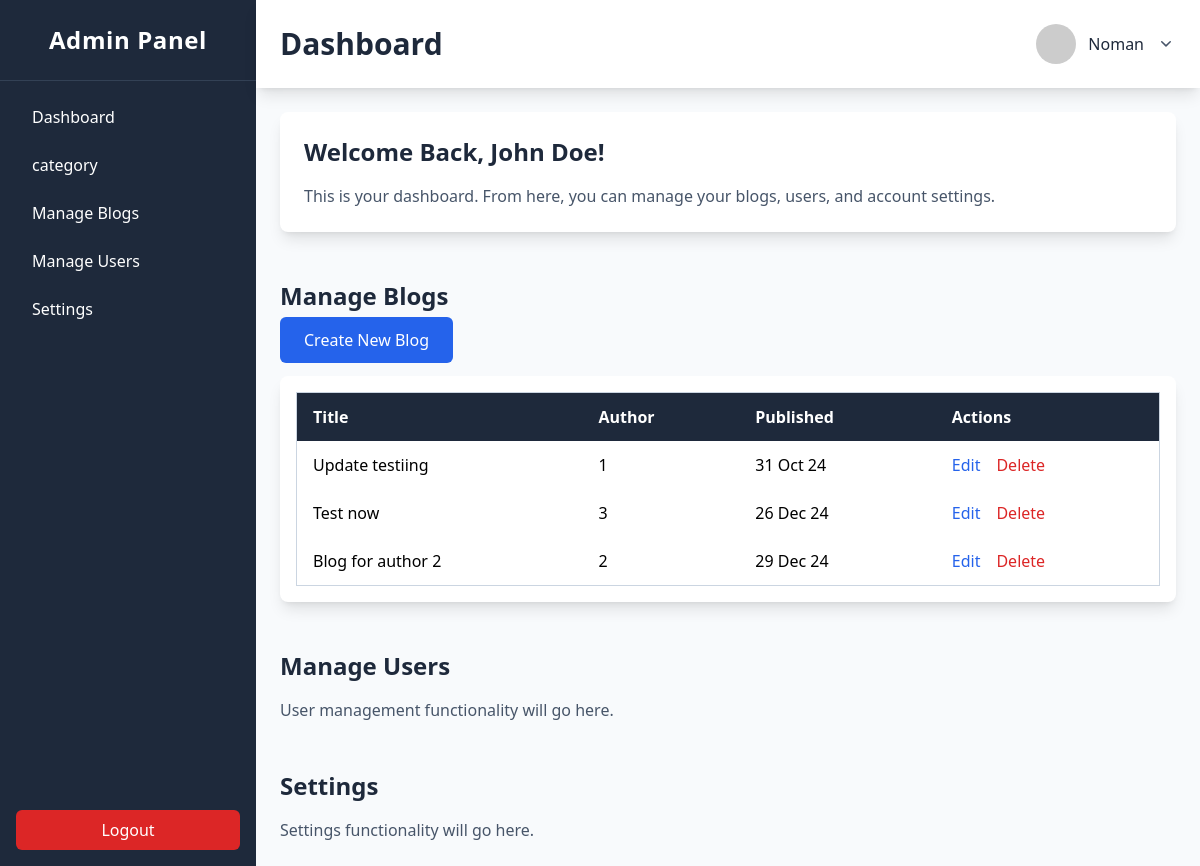
Screenshot of /admin-panel/ (signed in) with the database file from the repository.
### tables this page shows
CREATE TABLE `users` (
  `id` int NOT NULL,
  `name` varchar(55) NOT NULL,
  `bio` varchar(255) DEFAULT NULL,
  `password` varchar(255) NOT NULL,
  `email` varchar(55) NOT NULL
);

CREATE TABLE `posts` (
  `id` int NOT NULL,
  `name` varchar(255) NOT NULL,
  `slug` varchar(255) NOT NULL,
  `content` text,
  `post_category` int NOT NULL,
  `created_at` timestamp NULL DEFAULT NULL,
  `updated_at` timestamp NULL DEFAULT NULL,
  `post_status` varchar(15) DEFAULT NULL,
  `delated_at` timestamp NULL DEFAULT NULL,
  `user_id` int NOT NULL
);

### controllers/admin-panel/admin.php (called while the page is built, shortened)
<?php
$db_config = require '../config.php';
$db = new Database( $db_config );
$posts = $db->query( 'SELECT * from posts')->get();
require Helpers::base_path('views/admin/index.view.php');

### public/index.php (called while the page is built, shortened)
<?php
spl_autoload_register( function($class){
    $class = str_replace( '\\', DIRECTORY_SEPARATOR, $class);
} );
require \Core\Helpers::base_path('bootstrap.php');
$router = new \Core\Router();
require \Core\Helpers::base_path('router.php');
$uri = parse_url($_SERVER['REQUEST_URI'])['path'];
$method = $_POST['_method'] ?? $_SERVER['REQUEST_METHOD'];
$router->route( $uri, $method);

### core/App.php (called while the page is built, shortened)
<?php
class App{
    protected static $container;
    public static function setContainer( $container ){
        self::$container = $container;
    }
    public static function container(){
        return self::$container;
    }
    public static function resolve( $key ){
        return self::container()->resolver($key);
    }
}

### core/Container.php (called while the page is built, shortened)
<?php
class Container{
    public $bindings = [];
    public function bind( $key, $resolver){
        $this->bindings[$key] = $resolver;
    }
    public function resolver( $key ){
        $resolver = $this->bindings[$key];
        return call_user_func($resolver);
    }
}

### config.php (called while the page is built)
<?php
return [
    'dbname' => 'wedevs',
    'host'  => '127.0.0.1',
    'port' => 3307,
    'charset' => 'utf8mb4',
];

### bootstrap.php (called while the page is built, shortened)
<?php
$container = new Container();
$container->bind( 'Core\Database', function(){
    $db_config = require '../config.php';
    return new Database( $db_config );
});

### core/Database.php (called while the page is built, shortened)
<?php
class Database{
    public $conn;
    public $statement;
    public function __construct( $dsn, $username = 'root', $password = '' ){
        $dsn_build = 'mysql:' . http_build_query( $dsn, '', ';');
        $this->conn = new \PDO($dsn_build, $username, $password);
    }
    public function query( $q, $params = [] ){
        $this->statement = $this->conn->prepare($q);
        $this->statement->execute($params);
        return $this;
    }
    public function get(){
        return $this->statement->fetchAll();
    }
    public function find(){
        return $this->statement->fetch();
    }
}

### core/helpers.php (called while the page is built, shortened)
<?php
    class Helpers{
        static function admin_url( $path = '/' ){
            $admin_url = '/admin-panel' . $path ;
            return $admin_url;
        }
        static function author_name( $user_id ){
            $db = App::resolve('Core\Database');
            return $db->query('SELECT name FROM users WHERE id = :user_id', [
                'user_id' => $user_id
            ])->find()['name'];
        }
    }

### views/admin/index.view.php (the view, shortened to what this page needs)
<?php include Helpers::base_path('views/partials/admin/header.php')?>
<?php include Helpers::base_path('views/partials/admin/aside.php')?>
<?php
    $current_user_id = intval($_SESSION['user_id']);
    $user_name = Helpers::author_name( $current_user_id );
?>
    <main class="flex-grow">
        <header class="flex items-center justify-between p-6 bg-white shadow-lg">
            <h1 class="text-3xl font-bold text-slate-800">Dashboard</h1>
            <div class="relative">
                <button id="profile-menu-button" class="flex items-center space-x-3 focus:outline-none">
                    <img src="https://via.placeholder.com/40" alt="Profile" class="w-10 h-10 rounded-full">
                    <span class="hidden md:block text-slate-800 font-medium"><?php echo $user_name; ?></span>
                    <svg xmlns="http://www.w3.org/2000/svg" class="h-5 w-5 text-slate-600" viewBox="0 0 20 20" fill="currentColor">
                        <path fill-rule="evenodd" d="M5.23 7.21a.75.75 0 011.06-.02L10 10.853l3.71-3.664a.75.75 0 111.04 1.082l-4.25 4.197a.75.75 0 01-1.042 0l-4.25-4.197a.75.75 0 01-.02-1.06z" clip-rule="evenodd" />
                    </svg>
                </button>
            </div>
        </header>
        <section id="dashboard-section" class="p-6">
            <div class="bg-white p-6 rounded-lg shadow-lg">
                <h2 class="text-2xl font-bold text-slate-800 mb-4">Welcome Back, John Doe!</h2>
                <p class="text-slate-600">This is your dashboard. From here, you can manage your blogs, users, and account settings.</p>
            </div>
        </section>
        <section id="blogs-section" class="p-6">
            <h2 class="text-2xl font-bold text-slate-800 mb-4">Manage Blogs</h2>
            <div class="mb-6">
                <a href="<?php echo Helpers::admin_url('/create-post/'); ?>" class="px-6 py-3 bg-blue-600 text-white font-medium rounded-md hover:bg-blue-500 transition">Create New Blog</a>
            </div>
            <div class="overflow-x-auto bg-white rounded-lg shadow-lg p-4">
                <table class="w-full border-collapse border border-slate-300">
                    <thead class="bg-slate-800 text-white">
                    <tr>
                        <th class="text-left py-3 px-4">Title</th>
                        <th class="text-left py-3 px-4">Author</th>
                        <th class="text-left py-3 px-4">Published</th>
                        <th class="text-left py-3 px-4">Actions</th>
                    </tr>
                    </thead>
                    <tbody>
                        <?php foreach ( $posts as $key => $post ): ?>
                            <tr class="hover:bg-slate-50">
                                <td class="py-3 px-4"><?php echo $post['name']; ?></td>
                                <td class="py-3 px-4"><?php echo $post['user_id']; ?></td>
                                <td class="py-3 px-4"><?php echo date('d M y', strtotime ($post['created_at'])); ?></td>
                                <td class="py-3 px-4 flex space-x-4">
                                    <a href="<?php echo Helpers::admin_url('/edit-post') . '?post_id='. $post['id'];; ?>" class="text-blue-600 hover:underline">Edit</a>
                                    <form method="POST" action="#">
                                        <input type="submit" value="Delete" class="text-red-600 hover:underline">
                                    </form>
                                </td>
                            </tr>
                        <?php endforeach; ?>
                    </tbody>
                </table>
            </div>
        </section>
        <section id="users-section" class="p-6">
            <h2 class="text-2xl font-bold text-slate-800 mb-4">Manage Users</h2>
            <p class="text-slate-600">User management functionality will go here.</p>
        </section>
        <section id="settings-section" class="p-6">
            <h2 class="text-2xl font-bold text-slate-800 mb-4">Settings</h2>
            <p class="text-slate-600">Settings functionality will go here.</p>
        </section>
    </main>
<?php include Helpers::base_path('views/partials/admin/footer.php')?>

### core/router.php (shortened to what this page needs)
<?php
class Router{
    protected $routes = [];
    function add( $method, $uri, $controller ){
        $this->routes[] = [
            'uri' => $uri,
            'controller' => $controller,
            'method' => $method,
            'middlewire' => null
        ];
    }
    function route( $uri, $method ){
        foreach ( $this->routes as $route ){
            if( $uri == $route['uri'] && $method == $route['method'] ){
                return require Helpers::base_path( $route['controller'] );
            }
        }
    }
    public function only( $key ){
        $this->routes[array_key_last($this->routes)]['middlewire'] = $key;
        return $this;
    }
}

### rows the page displays
users: name "Noman"
posts: name "Update testiing", user "1", created_at "31 Oct 24"
posts: name "Test now", user "3", created_at "26 Dec 24"
posts: name "Blog for author 2", user "2", created_at "29 Dec 24"
